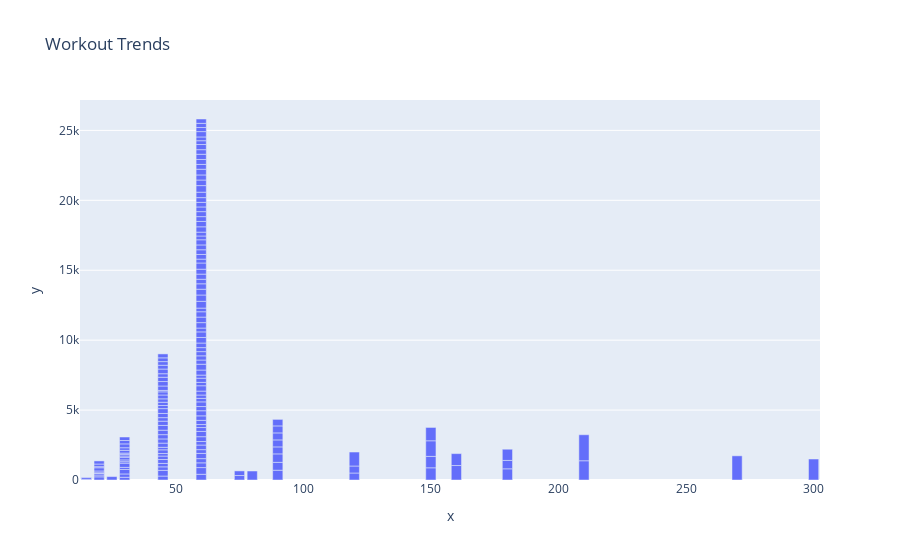

Notebook code for this chart:
### Code cell
import plotly.express as px


fig = px.bar(x=df["Duration"], y=df["Calories"], title="Workout Trends")
fig.show()

### Figure 1 — Plotly figure (JSON) as saved in the notebook; plotly's stock layout.template omitted (floating-point values rounded to 4 significant figures; data arrays with more than 128 entries replaced by an {"elided": "..."} marker saying what was removed)
{"data": [{"alignmentgroup": "True", "hovertemplate": "x=%{x}<br>y=%{y}<extra></extra>", "legendgroup": "", "marker": {"color": "#636efa", "pattern": {"shape": ""}}, "name": "", "offsetgroup": "", "orientation": "v", "showlegend": false, "textposition": "auto", "type": "bar", "x": {"elided": "169 int values"}, "xaxis": "x", "y": {"elided": "169 float values"}, "yaxis": "y"}], "layout": {"barmode": "relative", "legend": {"tracegroupgap": 0}, "title": {"text": "Workout Trends"}, "xaxis": {"anchor": "y", "domain": [0, 1], "title": {"text": "x"}}, "yaxis": {"anchor": "x", "domain": [0, 1], "title": {"text": "y"}}}}
